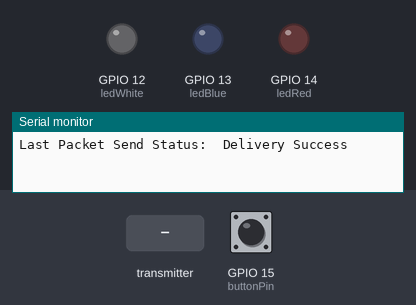
A sketch run on a simulated ESP32. Parts: output pins drawn as LEDs (lit = HIGH), the last lines printed to the serial monitor. Dashed ring = blinking. The test bench sets the inputs (shaded band); at power-on: GPIO 15 (buttonPin) HIGH.

Above: at 1.2 s.
1.3 s: GPIO 15 (buttonPin) pulled LOW for 0.15 s
At 2.07 s:
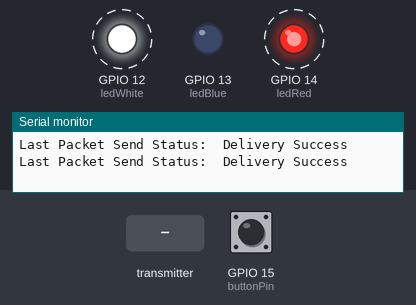
4.4 s: the transmitter starts sending systemState = 0
At 4.82 s:
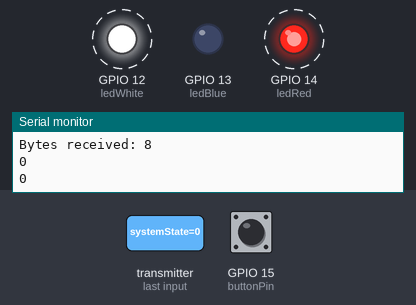
7.4 s: the transmitter starts sending systemState = 1
At 8.27 s:
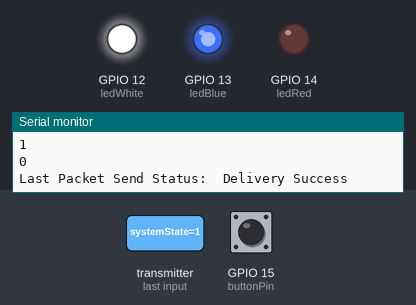
10.4 s: GPIO 15 (buttonPin) pulled LOW for 1 s
At 10.77 s:
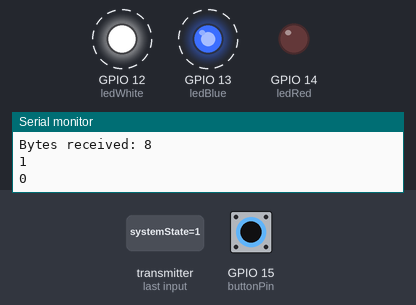
12.9 s: GPIO 15 (buttonPin) pulled LOW for 3.2 s
At 16.98 s:
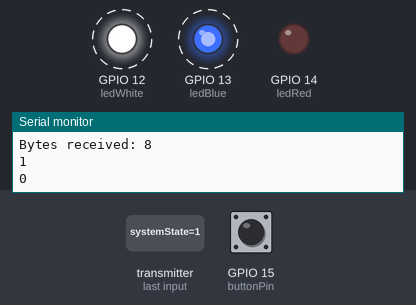
Timing chart, 0 to 20.1 s (numbered marks = the images above; inputs shaded):
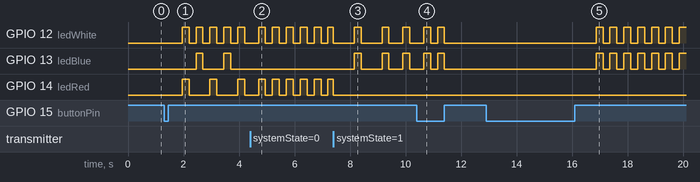

Measured:
- after the input at 1.3 s, GPIO 12 (ledWhite): alternates HIGH for 0.25 s and LOW for 0.25 s, starting after 0.65 s; GPIO 13 (ledBlue): alternates HIGH for 0.25 s and LOW for 0.75 s, starting after 1.2 s; GPIO 14 (ledRed): alternates HIGH for 0.25 s and LOW for 0.75 s, starting after 0.65 s
- after the input at 4.4 s, GPIO 13 (ledBlue): stops changing and stays LOW; GPIO 14 (ledRed): alternates HIGH for 0.25 s and LOW for 0.25 s, starting after 0.30 s
- after the input at 7.4 s, GPIO 13 (ledBlue): goes HIGH 0.25 s, LOW 0.75 s, HIGH 0.25 s, LOW 0.50 s, HIGH 0.25 s, then LOW, starting after 0.75 s
- after the input at 10.4 s, GPIO 12 (ledWhite), GPIO 13 (ledBlue): goes on until 11.4 s, then stays LOW
- after the input at 12.9 s, GPIO 12 (ledWhite), GPIO 13 (ledBlue): alternates HIGH for 0.25 s and LOW for 0.25 s, starting after 4.0 s

The sketch:

ESPnowLED.ino
```cpp
/* Joshua Liska
 *
 * References:
 * https://randomnerdtutorials.com/esp-now-esp32-arduino-ide/
 * https://docs.espressif.com/projects/esp-idf/en/latest/esp32/api-reference/network/esp_now.html
 *
 */

//MAC Address Left: 7C:9E:BD:E3:1A:F8
//MAC Address Right: 7C:9E:BD:E3:06:D0

#include <esp_now.h>
#include <WiFi.h>

//Uncomment the address of the opposing device (IE code on the left needs the rights broadcast address)
//Left:
//uint8_t broadcastAddress[] = {0x7C, 0x9E, 0xBD, 0xE3, 0x1A, 0xF8};
//Right:
uint8_t broadcastAddress[] = {0x7C, 0x9E, 0xBD, 0xE3, 0x06, 0xD0};

// Pin Declaration
const int buttonPin = 15;

const int ledBlue = 13;
const int ledWhite = 12;
const int ledRed = 14;

// Button Change variables
int lastButtonState = HIGH;
int buttonState;

// Timer delays and initilization
const int buttonDelay = 20;
const int ledDelay = 250;
const int connectionDelay = 1000;

unsigned long connectionTimer = millis();
unsigned long buttonTimer = millis();
unsigned long ledTimer = millis();

// Determines if the system is on  or off: true = on/ false = off
bool systemState = false;
int pingPongState = 0;

// Other system variables and system state change checks
bool otherSystemState = false;
bool otherSystemStateLast = false;
int otherPingPongState = 0;

// Required object type for ESP_now
typedef struct struct_message {
    bool systemState;
    int pingPongState;
} struct_message;

//Status of current system and other system
struct_message currentSystem;
struct_message otherSystem;

// Send data, ie other system is on/ no errors
void OnDataSent(const uint8_t *mac_addr, esp_now_send_status_t status) {
  Serial.print("\r\nLast Packet Send Status:\t");
  Serial.println(status == ESP_NOW_SEND_SUCCESS ? "Delivery Success" : "Delivery Fail");
}

// Callback when data is received
void OnDataRecv(const uint8_t * mac, const uint8_t *incomingData, int len) {
  memcpy(&otherSystem, incomingData, sizeof(otherSystem));
  Serial.print("Bytes received: ");
  Serial.println(len);
  otherSystemState = otherSystem.systemState;
  otherPingPongState = otherSystem.pingPongState;

  Serial.println(otherSystemState);
  Serial.println(otherPingPongState);

  // Checks for resetting on systemChange
  // (This seem to help marginally but there will occasionally be some lag in the system that causes a significant offset).
  if(otherPingPongState != pingPongState) pingPongState = otherPingPongState;

  if(otherSystemState != otherSystemStateLast){
    Serial.println("otherSystemState change!");
    otherSystemStateLast = otherSystemState;
    reset();
  }
}

void setup() {
  Serial.begin(115200);
  pinMode(buttonPin, INPUT_PULLUP);
  pinMode(ledBlue, OUTPUT);
  pinMode(ledWhite, OUTPUT);
  pinMode(ledRed, OUTPUT);

  WiFi.mode(WIFI_STA);

  // Initializing esp_now to allow for reg/add a peer
  if (esp_now_init() != ESP_OK) {
    Serial.println("Error initializing ESP-NOW");
    return;
  }

  // Register peer
  esp_now_peer_info_t peerInfo;
  memcpy(peerInfo.peer_addr, broadcastAddress, 6);
  peerInfo.channel = 0;
  peerInfo.encrypt = false;

  // Add peer
  if (esp_now_add_peer(&peerInfo) != ESP_OK){
    Serial.println("Failed to add peer");
    return;
  }

  esp_now_register_send_cb(OnDataSent);
  esp_now_register_recv_cb(OnDataRecv);
}

void loop() {
  statusProbe();
  buttonReader();
  ledState();
}


void statusProbe(){
  if(millis()-connectionTimer >= connectionDelay){

    currentSystem.systemState = systemState;
    currentSystem.pingPongState = pingPongState;

    esp_err_t result = esp_now_send(broadcastAddress, (uint8_t *) &currentSystem, sizeof(currentSystem));

    connectionTimer = millis();
  }
}

// Reads button state change and stops bouncing.
void buttonReader(){
  buttonState = digitalRead(buttonPin);

  if(millis()-buttonTimer >= buttonDelay){
    if (buttonState != lastButtonState) {
      if (buttonState == HIGH) {
        if(systemState) systemState = false;
        else systemState = true;
        reset();
      }
    }
    lastButtonState = buttonState;
    buttonTimer = millis();
  }
}

//
void ledState(){
  if(millis()-ledTimer >= ledDelay){
    if(systemState){
      if(!otherSystemState) singleDevice();
      else dualDevice();
    }
    else reset();
    ledTimer = millis();
  }
}

// Resets the system
void reset(){
  turnOff();
  pingPongState = 0;
  ledTimer = millis();
}

// Frequently used led reset+
void turnOff(){
  digitalWrite(ledBlue, LOW);
  digitalWrite(ledWhite, LOW);
  digitalWrite(ledRed, LOW);
}

// Flips the leds left, right, off
void singleDevice(){
  if(pingPongState < 3)pingPongState++;
  else pingPongState = 0;

  switch(pingPongState){
    case 0:
      digitalWrite(ledBlue, HIGH);
      digitalWrite(ledWhite, HIGH);
      digitalWrite(ledRed, LOW);
      break;
    case 1:
      turnOff();
      break;
    case 2:
      digitalWrite(ledBlue, LOW);
      digitalWrite(ledWhite, HIGH);
      digitalWrite(ledRed, HIGH);
      break;
    default:
      turnOff();
      break;
  }
}

// Flips the leds based on device
void dualDevice(){
  if(pingPongState < 1) pingPongState++;
  else pingPongState = 0;

  switch(pingPongState){
    case 0:
      // Uncomment when uploading to left object

      digitalWrite(ledBlue, HIGH);
      digitalWrite(ledWhite, HIGH);
      digitalWrite(ledRed, LOW);

      //turnOff();
      break;
    default:
      // Uncomment when uploading to right object
      /*
      digitalWrite(ledBlue, LOW);
      digitalWrite(ledWhite, HIGH);
      digitalWrite(ledRed, HIGH);
      */
      turnOff();
      break;
  }
}
```
